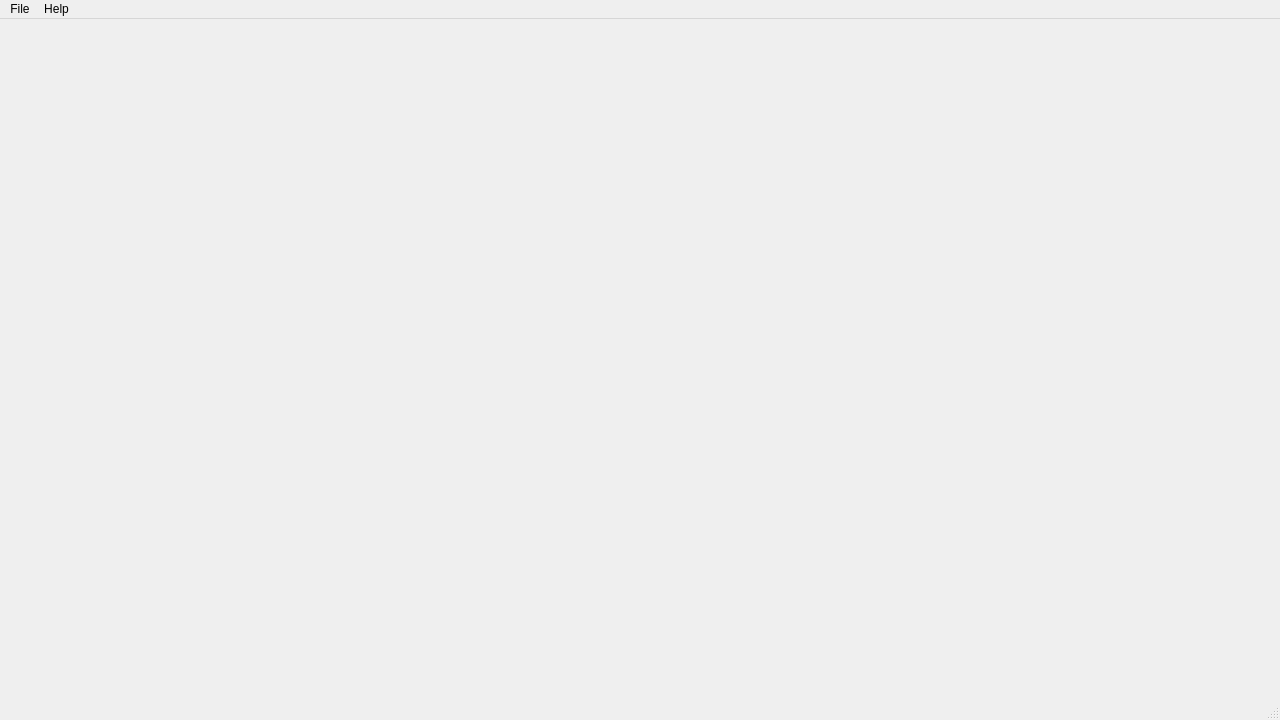
<?xml version="1.0" encoding="UTF-8"?>
<ui version="4.0">
 <class>MainWindow</class>
 <widget class="QMainWindow" name="MainWindow">
  <property name="geometry">
   <rect>
    <x>0</x>
    <y>0</y>
    <width>1280</width>
    <height>720</height>
   </rect>
  </property>
  <property name="windowTitle">
   <string>QScan</string>
  </property>
  <widget class="QWidget" name="centralwidget">
   <layout class="QVBoxLayout" name="verticalLayout">
    <property name="spacing">
     <number>0</number>
    </property>
    <property name="leftMargin">
     <number>0</number>
    </property>
    <property name="topMargin">
     <number>0</number>
    </property>
    <property name="rightMargin">
     <number>0</number>
    </property>
    <property name="bottomMargin">
     <number>0</number>
    </property>
    <item>
     <widget class="QWidget" name="devicesRoot" native="true">
      <layout class="QGridLayout" name="gridLayout">
       <item row="0" column="0">
        <widget class="qscan::gui::DeviceSelection" name="deviceSelection" native="true"/>
       </item>
      </layout>
     </widget>
    </item>
    <item>
     <widget class="qscan::gui::ScanRoot" name="scanRoot" native="true"/>
    </item>
   </layout>
  </widget>
  <widget class="QMenuBar" name="menubar">
   <property name="geometry">
    <rect>
     <x>0</x>
     <y>0</y>
     <width>1280</width>
     <height>31</height>
    </rect>
   </property>
   <widget class="QMenu" name="menuFile">
    <property name="title">
     <string>File</string>
    </property>
    <addaction name="actionSave"/>
    <addaction name="actionSave_all"/>
    <addaction name="separator"/>
    <addaction name="actionQuit"/>
   </widget>
   <widget class="QMenu" name="menuHelp">
    <property name="title">
     <string>Help</string>
    </property>
    <addaction name="actionAbout"/>
   </widget>
   <addaction name="menuFile"/>
   <addaction name="menuHelp"/>
  </widget>
  <widget class="QStatusBar" name="statusbar"/>
  <action name="actionQuit">
   <property name="icon">
    <iconset theme="application-exit"/>
   </property>
   <property name="text">
    <string>Quit</string>
   </property>
   <property name="shortcut">
    <string>Ctrl+Q</string>
   </property>
  </action>
  <action name="actionAbout">
   <property name="icon">
    <iconset theme="help-about"/>
   </property>
   <property name="text">
    <string>About</string>
   </property>
  </action>
  <action name="actionAbout_Qt">
   <property name="text">
    <string>About Qt</string>
   </property>
  </action>
  <action name="actionSave">
   <property name="enabled">
    <bool>false</bool>
   </property>
   <property name="icon">
    <iconset theme="document-save"/>
   </property>
   <property name="text">
    <string>Save</string>
   </property>
   <property name="shortcut">
    <string>Ctrl+S</string>
   </property>
  </action>
  <action name="actionSave_all">
   <property name="enabled">
    <bool>false</bool>
   </property>
   <property name="icon">
    <iconset theme="document-save-all"/>
   </property>
   <property name="text">
    <string>Save all</string>
   </property>
   <property name="shortcut">
    <string>Ctrl+Shift+S</string>
   </property>
  </action>
 </widget>
 <customwidgets>
  <customwidget>
   <class>qscan::gui::DeviceSelection</class>
   <extends>QWidget</extends>
   <header>DeviceSelection.hpp</header>
   <container>1</container>
  </customwidget>
  <customwidget>
   <class>qscan::gui::ScanRoot</class>
   <extends>QWidget</extends>
   <header>ScanRoot.hpp</header>
   <container>1</container>
   <slots>
    <slot>doSave()</slot>
    <slot>doSaveAll()</slot>
   </slots>
  </customwidget>
 </customwidgets>
 <resources/>
 <connections>
  <connection>
   <sender>actionQuit</sender>
   <signal>triggered()</signal>
   <receiver>MainWindow</receiver>
   <slot>doClose()</slot>
   <hints>
    <hint type="sourcelabel">
     <x>-1</x>
     <y>-1</y>
    </hint>
    <hint type="destinationlabel">
     <x>465</x>
     <y>307</y>
    </hint>
   </hints>
  </connection>
  <connection>
   <sender>actionAbout</sender>
   <signal>triggered()</signal>
   <receiver>MainWindow</receiver>
   <slot>showAbout()</slot>
   <hints>
    <hint type="sourcelabel">
     <x>-1</x>
     <y>-1</y>
    </hint>
    <hint type="destinationlabel">
     <x>511</x>
     <y>347</y>
    </hint>
   </hints>
  </connection>
  <connection>
   <sender>actionSave</sender>
   <signal>triggered()</signal>
   <receiver>scanRoot</receiver>
   <slot>doSave()</slot>
   <hints>
    <hint type="sourcelabel">
     <x>-1</x>
     <y>-1</y>
    </hint>
    <hint type="destinationlabel">
     <x>639</x>
     <y>528</y>
    </hint>
   </hints>
  </connection>
  <connection>
   <sender>actionSave_all</sender>
   <signal>triggered()</signal>
   <receiver>scanRoot</receiver>
   <slot>doSaveAll()</slot>
   <hints>
    <hint type="sourcelabel">
     <x>-1</x>
     <y>-1</y>
    </hint>
    <hint type="destinationlabel">
     <x>639</x>
     <y>528</y>
    </hint>
   </hints>
  </connection>
 </connections>
 <slots>
  <slot>showAbout()</slot>
  <slot>showAboutQt()</slot>
  <slot>doClose()</slot>
 </slots>
</ui>
